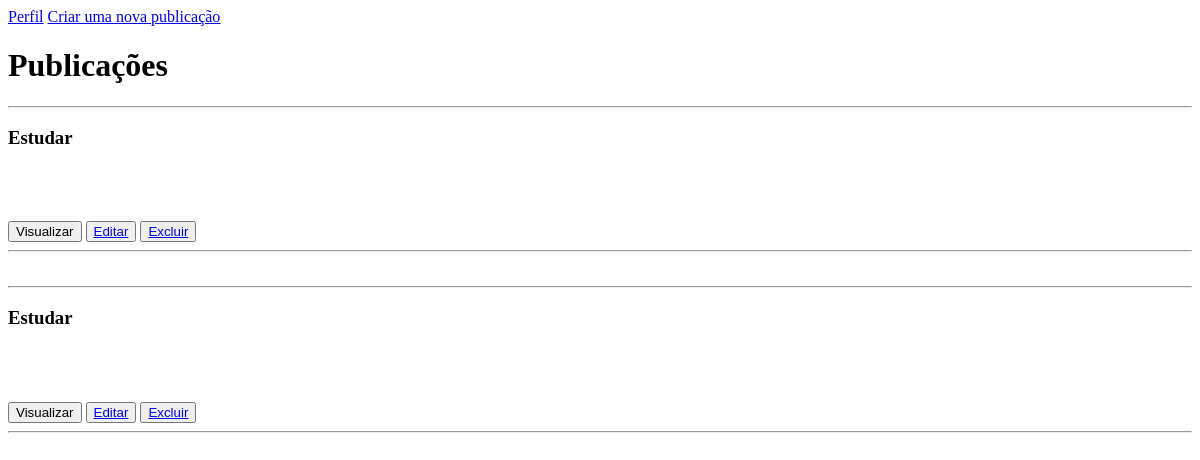
/area_publicacao.php (signed in), run on an earlier commit of the app's database.
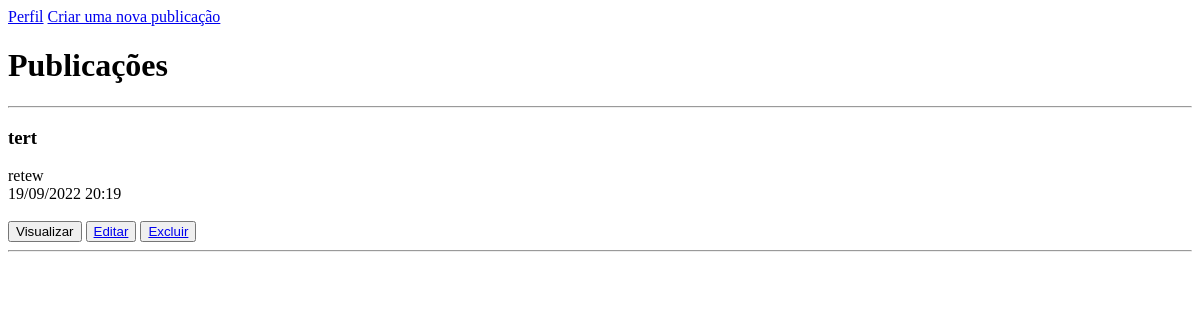
And on a later commit of the database.
### tables this page shows
CREATE TABLE `publicacao` (
  `cod` int(11) NOT NULL,
  `titulo` varchar(500) NOT NULL,
  `descricao` varchar(10000) NOT NULL,
  `imagem` varchar(100) NOT NULL,
  `data` varchar(100) NOT NULL,
  `usuario_cod` int(11) NOT NULL
);

### area_publicacao.php (the view, shortened to what this page needs)
<?php
    include('bd/verifica_login.php');
?>
<!DOCTYPE html>
<html lang="pt-br">
    <head>
    </head>
    <body>
        <a href="staff.php">Perfil</a>
        <a href="criar_publicacao.php">Criar uma nova publicação</a>
        <div>
            <h1>Publicações</h1>
            <?php
                $selecionar = "SELECT * FROM publicacao";
                $resultado = mysqli_query ($conexao, $selecionar);
                while($row_usuario = mysqli_fetch_assoc($resultado)){
                echo "<hr><h3>" . $row_usuario['titulo'] . "</h3>";
                echo "" . $row_usuario['descricao'] . "<br>";
                echo "" . $row_usuario['data']
            ?>
                <br><br>
                <button>Visualizar</button>
                <button><a href="editar_publicacao.php">Editar</a></button>
                <button><a href="bd/excluir_pub.php">Excluir</a></button>
                <hr><br>
            <?php
            ;}
            ?>
        </div>
    </body>
</html>

What changed in the data, as far as the page shows it:
removed publicacao: titulo "Estudar"
removed publicacao: titulo "Estudar"
added publicacao: titulo "tert", descricao "retew", data "19/09/2022 20:19"
